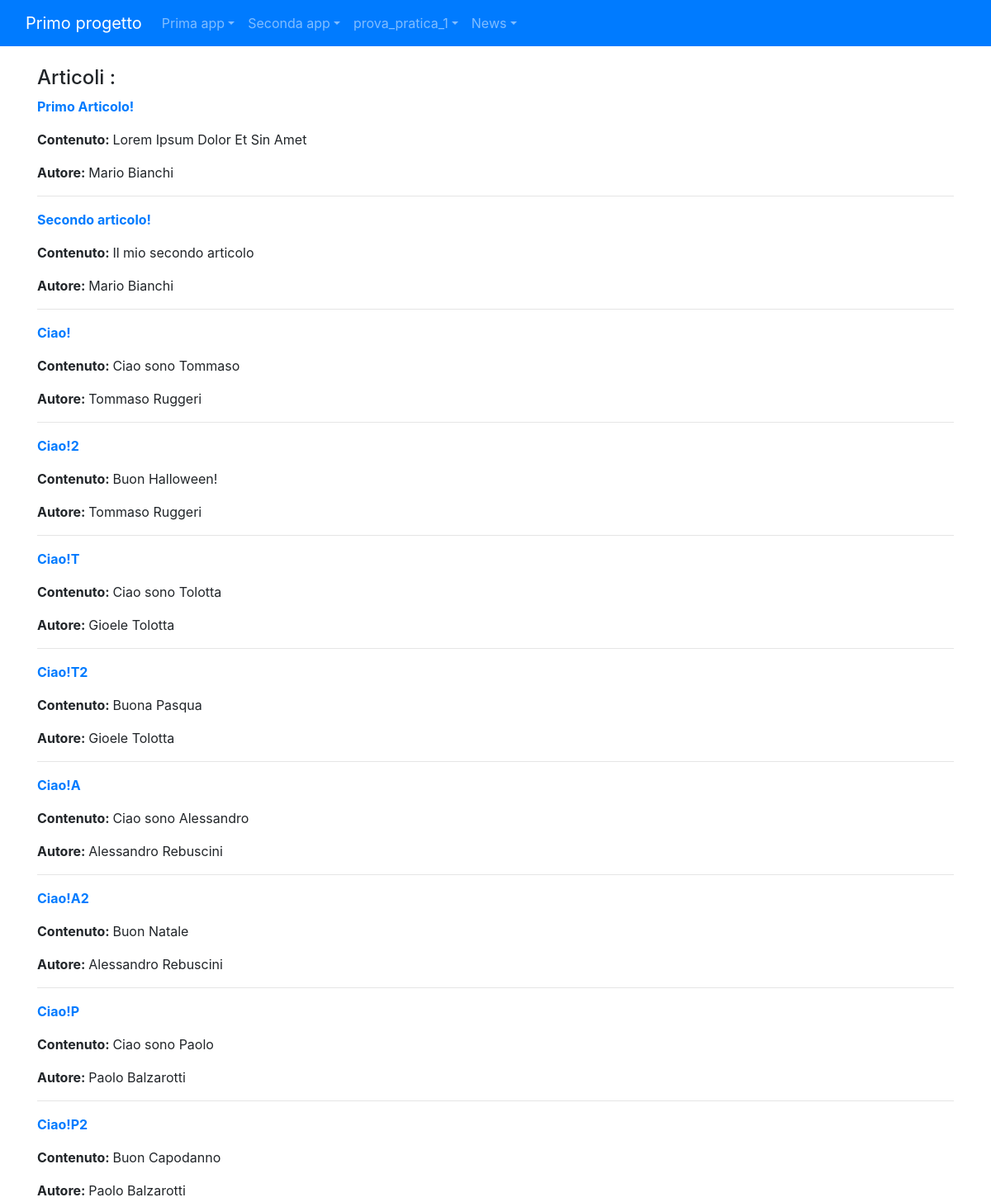
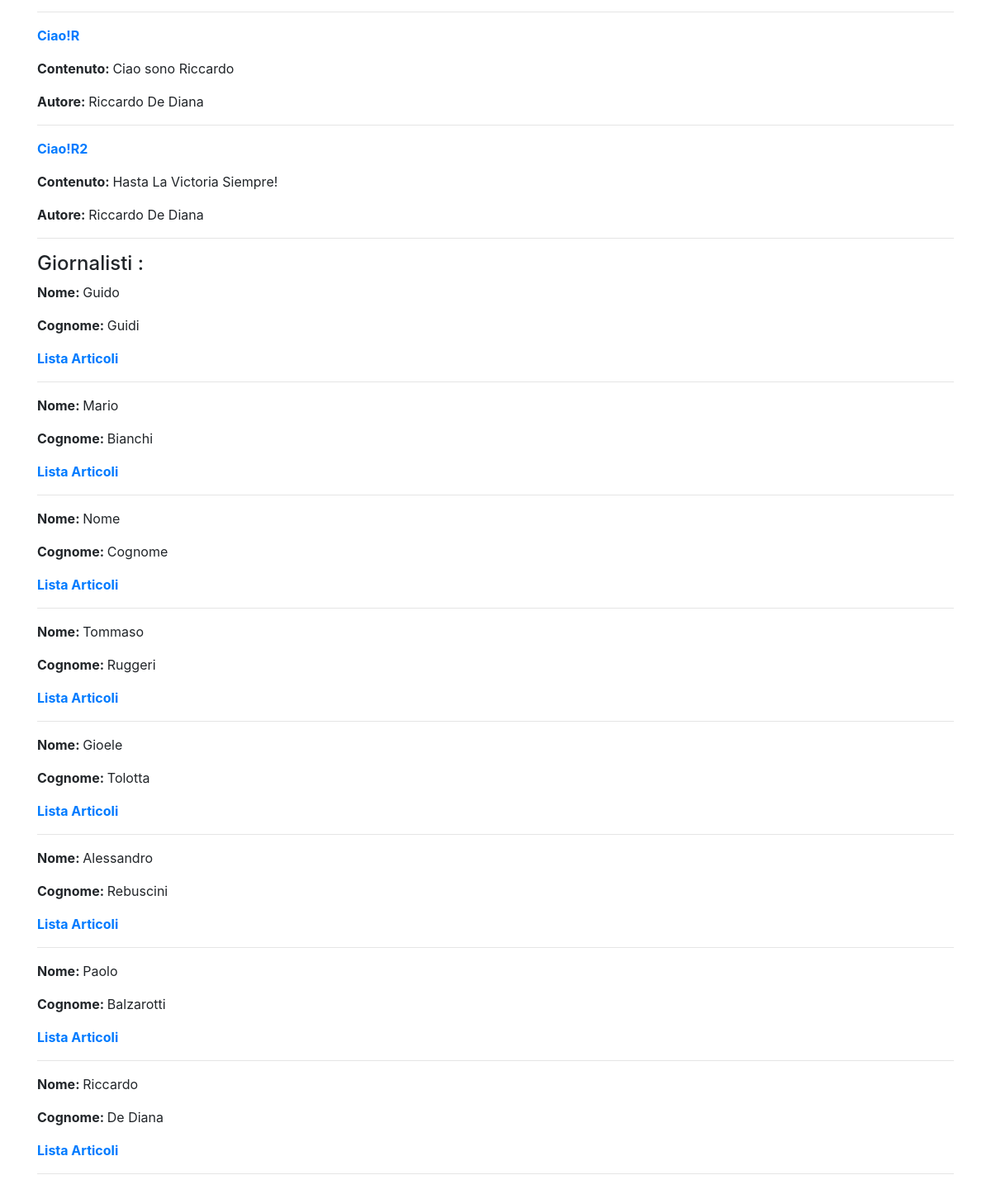
Page /news/ on the committed database (2 pictures, top to bottom).
### news/models.py (models this page shows)
class Articolo(models.Model):
    titolo=models.CharField(max_length=200)
    contenuto=models.TextField()
    giornalista=models.ForeignKey(Giornalista, on_delete=models.CASCADE, related_name="articoli")
    data=models.DateField( blank=True)
    visualizzazioni=models.IntegerField(default=0,blank=True)
    def __str__(self):
        return self.titolo
    class Meta:
            verbose_name = "Articolo"
            verbose_name_plural = "Articoli"

class Giornalista(models.Model):
    nome=models.CharField(max_length=20)
    cognome=models.CharField(max_length=20)
    anno_di_nascita= models.DateField(blank=True)
    def __str__(self):
        return self.nome + " " +self.cognome
    class Meta:
        verbose_name = "Giornalista"
        verbose_name_plural = "Giornalisti"

### news/views.py (the view)
# urls.py: path('',home,name="homeview"),
def home(request):
    articoli=Articolo.objects.all()
    giornalisti= Giornalista.objects.all()
    context={"articoli": articoli, "giornalisti": giornalisti}
    print(context)
    return render(request, 'news/homepage.html',context)

### news/templates/news/homepage.html (shortened to what this page needs)
{% extends 'base.html'%}
{%block content%}
    <h4>Articoli :</h4>
    {% for articolo in articoli %}
        <p><strong><a href="{% url 'news:articolo_detail' pk=articolo.pk %}">{{ articolo.titolo }}</a></strong></p>
        <p><strong>Contenuto: </strong>{{ articolo.contenuto }}</p>
        <p><strong>Autore: </strong>{{ articolo.giornalista }}</p>
        <hr>
    {% endfor %}
    <h4>Giornalisti :</h4>
    {% for giornalista in giornalisti %}
        <p><strong>Nome: </strong>{{ giornalista.nome }}</p>
        <p><strong>Cognome: </strong>{{ giornalista.cognome }}</p>
        <p><strong><a href="{% url 'news:lista_articoli_giornalista' pk=giornalista.pk %}">Lista Articoli</a></strong></p>
        <hr>
    {% endfor %}
{%endblock content%}

### rows in the picture
Articolo: titolo "Primo Articolo!", contenuto "Lorem Ipsum Dolor Et Sin Amet", giornalista "Mario Bianchi"
Articolo: titolo "Secondo articolo!", contenuto "Il mio secondo articolo", giornalista "Mario Bianchi"
Articolo: titolo "Ciao!", contenuto "Ciao sono Tommaso", giornalista "Tommaso Ruggeri"
Articolo: titolo "Ciao!2", contenuto "Buon Halloween!", giornalista "Tommaso Ruggeri"
Articolo: titolo "Ciao!T", contenuto "Ciao sono Tolotta", giornalista "Gioele Tolotta"
Articolo: titolo "Ciao!T2", contenuto "Buona Pasqua", giornalista "Gioele Tolotta"
Articolo: titolo "Ciao!A", contenuto "Ciao sono Alessandro", giornalista "Alessandro Rebuscini"
Articolo: titolo "Ciao!A2", contenuto "Buon Natale", giornalista "Alessandro Rebuscini"
Articolo: titolo "Ciao!P", contenuto "Ciao sono Paolo", giornalista "Paolo Balzarotti"
Articolo: titolo "Ciao!P2", contenuto "Buon Capodanno", giornalista "Paolo Balzarotti"
Articolo: titolo "Ciao!R", contenuto "Ciao sono Riccardo", giornalista "Riccardo De Diana"
Articolo: titolo "Ciao!R2", contenuto "Hasta La Victoria Siempre!", giornalista "Riccardo De Diana"
Giornalista: nome "Guido", cognome "Guidi"
Giornalista: nome "Mario", cognome "Bianchi"
Giornalista: nome "Nome", cognome "Cognome"
Giornalista: nome "Tommaso", cognome "Ruggeri"
Giornalista: nome "Gioele", cognome "Tolotta"
Giornalista: nome "Alessandro", cognome "Rebuscini"
Giornalista: nome "Paolo", cognome "Balzarotti"
Giornalista: nome "Riccardo", cognome "De Diana"
